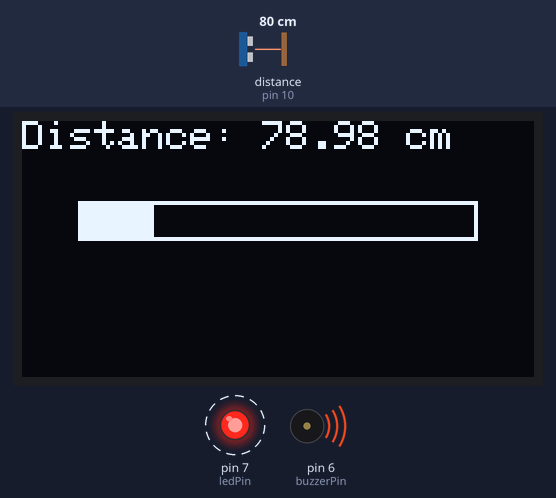
The sketch below on a simulated Arduino Uno, built with avr-gcc and run on an emulated ATmega328P. Shown: 128×64 one-colour display, output pins drawn as LEDs (lit = HIGH), buzzer (waves = sounding). Wiring (from diagram.json): ultrasonic range finder: trigger pin 9; echo pin 10. Dashed ring = blinking. The test bench sets the inputs (shaded band); at power-on: distance to the obstacle (sensor on pin 10) 80 cm. The echo pulse lasts 58.3 µs per cm; the display library's start-up logo is not drawn; pins used as bus, display or sensor lines are not drawn; what the sketch prints to the serial monitor is not drawn.

Above: at 3.03 s.
3.3 s: distance to the obstacle (sensor on pin 10) set to 120 cm
At 3.55 s:
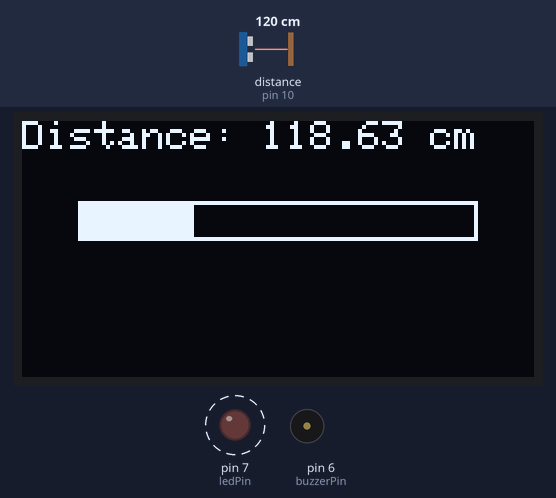
5.1 s: distance to the obstacle (sensor on pin 10) set to 2 cm
At 5.53 s:
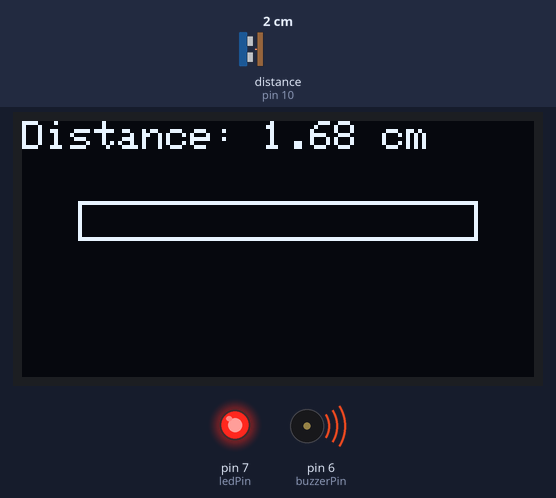
6.7 s: distance to the obstacle (sensor on pin 10) set to 9 cm
At 7.09 s:
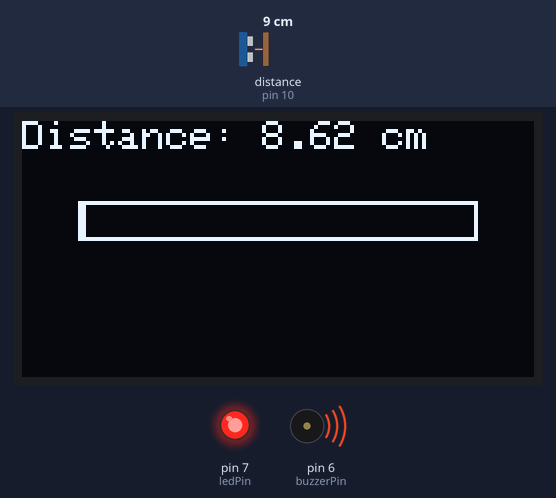
8.3 s: distance to the obstacle (sensor on pin 10) set to 35 cm
At 8.79 s:
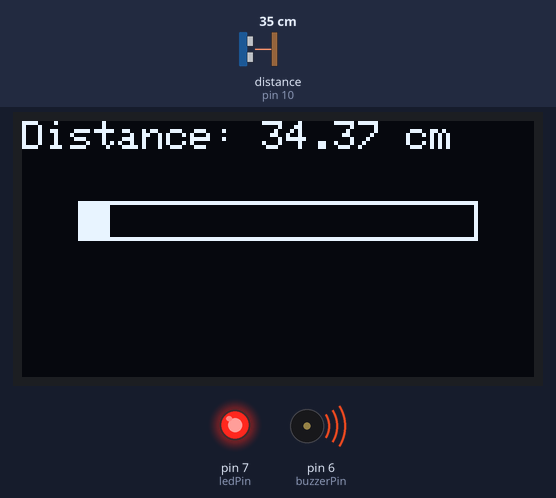
Timing chart, 0 to 10.8 s (numbered marks = the images above; inputs shaded):
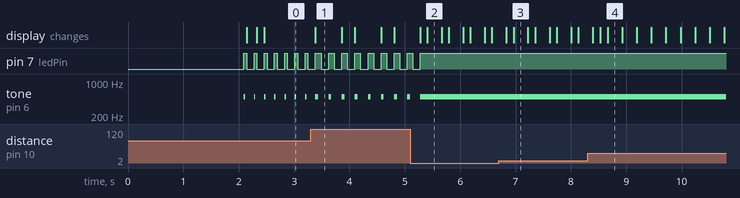

Measured:
- after the input at 3.3 s, pin 7 (ledPin): alternates HIGH for 0.10 s and LOW for 0.14 s, starting after 0.19 s; tone on pin 6 (buzzerPin): alternates 500 Hz for 0.05 s and silent for 0.19 s, starting after 0.32 s; the display: changes after 0.09 s (image 1)
- after the input at 5.1 s, pin 7 (ledPin): goes on until 5.3 s, then stays HIGH; tone on pin 6 (buzzerPin): goes on until 5.3 s, then stays 500 Hz; the display: first changes after 0.18 s (image 2 shows a later state)
- after the input at 6.7 s, the display: first changes after 0.13 s (image 3 shows a later state)
- after the input at 8.3 s, the display: first changes after 0.10 s (image 4 shows a later state)
- by itself, pin 7 (ledPin): alternates HIGH for 0.05 s and LOW for 0.13 s
- by itself, tone on pin 6 (buzzerPin): alternates 500 Hz for 0.03 s and silent for 0.16 s
- what the display in image 1 shows lasts 0.5 s, from 3.4 s to 3.9 s

The sketch:

sketch.ino
```cpp
#include <Wire.h>
#include <Adafruit_GFX.h>
#include <Adafruit_SSD1306.h>

// OLED Setup
#define SCREEN_WIDTH 128  // OLED width, in pixels
#define SCREEN_HEIGHT 64  // OLED height, in pixels
#define OLED_RESET    -1  // Reset pin (or -1 if sharing Arduino reset pin)
Adafruit_SSD1306 display(SCREEN_WIDTH, SCREEN_HEIGHT, &Wire, OLED_RESET);


// Define Pins
const int triggerPin = 9;
const int echoPin = 10;
const int buzzerPin = 6;
const int ledPin = 7;

// Define variables for distance
long duration;
float distance;

void setup() {
  // Initialize Serial
  Serial.begin(9600);

  if (!display.begin(SSD1306_SWITCHCAPVCC, 0x3C))
  {  // Address 0x3C for 128x64
    Serial.println(F("Allocation failed"));
    for(;;); // loop forever
  }

  display.display();
  delay(2000);

  display.clearDisplay(); // clear the buffer

  // Pin modes
  pinMode(triggerPin, OUTPUT);
  pinMode(echoPin, INPUT);
  pinMode(buzzerPin, OUTPUT);
  pinMode(ledPin, OUTPUT);
}

// Function to draw progress bar based on distance
void drawProgressBar(float distance) {
  int progress = map(distance, 0, 400, 0, 100); // Map distance to percentage

  // Calculate the starting position for centering the bar
  int barWidth = 100;
  int barX = (SCREEN_WIDTH - barWidth) / 2; //Calculate centered position

  display.clearDisplay(); //Clear the display
  display.setTextSize(1); // Text Size
  display.setTextColor(SSD1306_WHITE);
  display.setCursor(0,0);

  display.print("Distance: ");
  display.print(distance);
  display.println(" cm");

  //Draw progress bar
  display.drawRect(barX, 20, barWidth, 10, SSD1306_WHITE); //Draw the border
  display.fillRect(barX, 20, progress, 10, SSD1306_WHITE); // Fill the bar

  display.display();
}

void loop() {
  // Pulse from the TRIG pin
  digitalWrite(triggerPin, LOW);
  delayMicroseconds(2);
  digitalWrite(triggerPin, HIGH);
  delayMicroseconds(10);
  digitalWrite(triggerPin, LOW);

  // Measure the pulse duration on the ECHO pin
  duration = pulseIn(echoPin, HIGH);

  // Calculate distance in cm's
  distance = duration * 0.034 / 2;

  // Update OLED with distance and progress bar
  drawProgressBar(distance);

  // Control the buzzer and LED based on distance
  if (distance > 400) {
    noTone(buzzerPin);
    digitalWrite(ledPin, LOW);
  } else if (distance > 300) {
    tone(buzzerPin, 500, 200);  // 200ms tone
    digitalWrite(ledPin, HIGH);
    delay(500);
    digitalWrite(ledPin, LOW);
  } else if (distance > 200) {
    tone(buzzerPin, 500, 100);  // 100ms tone
    digitalWrite(ledPin, HIGH);
    delay(300);
    digitalWrite(ledPin, LOW);
  } else if (distance > 100) {
    tone(buzzerPin, 500, 50);   // 50ms tone
    digitalWrite(ledPin, HIGH);
    delay(100);
    digitalWrite(ledPin, LOW);
  } else if (distance > 50) {
    tone(buzzerPin, 500, 25);   // 25ms tone
    digitalWrite(ledPin, HIGH);
    delay(50);
    digitalWrite(ledPin, LOW);
  } else {
    tone(buzzerPin, 500);       // Continuous tone
    digitalWrite(ledPin, HIGH); // Continuous light
  }

  // Debugging: Print the distance to Serial Monitor
  Serial.print("Distance: ");
  Serial.print(distance);
  Serial.println(" cm");

  delay(100); // Small delay to stabilize readings
}
```
